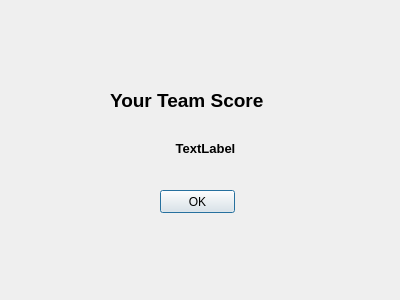
<?xml version="1.0" encoding="UTF-8"?>
<ui version="4.0">
 <class>Dialog</class>
 <widget class="QDialog" name="Dialog">
  <property name="geometry">
   <rect>
    <x>0</x>
    <y>0</y>
    <width>400</width>
    <height>300</height>
   </rect>
  </property>
  <property name="windowTitle">
   <string>Dialog</string>
  </property>
  <widget class="QLabel" name="label">
   <property name="geometry">
    <rect>
     <x>110</x>
     <y>90</y>
     <width>221</width>
     <height>20</height>
    </rect>
   </property>
   <property name="font">
    <font>
     <pointsize>14</pointsize>
     <weight>75</weight>
     <bold>true</bold>
    </font>
   </property>
   <property name="text">
    <string>Your Team Score</string>
   </property>
  </widget>
  <widget class="QLabel" name="label_2">
   <property name="geometry">
    <rect>
     <x>160</x>
     <y>140</y>
     <width>91</width>
     <height>16</height>
    </rect>
   </property>
   <property name="font">
    <font>
     <pointsize>10</pointsize>
     <weight>75</weight>
     <bold>true</bold>
    </font>
   </property>
   <property name="text">
    <string>TextLabel</string>
   </property>
   <property name="alignment">
    <set>Qt::AlignCenter</set>
   </property>
  </widget>
  <widget class="QPushButton" name="btnok">
   <property name="geometry">
    <rect>
     <x>160</x>
     <y>190</y>
     <width>75</width>
     <height>23</height>
    </rect>
   </property>
   <property name="text">
    <string>OK</string>
   </property>
  </widget>
 </widget>
 <resources/>
 <connections/>
</ui>
